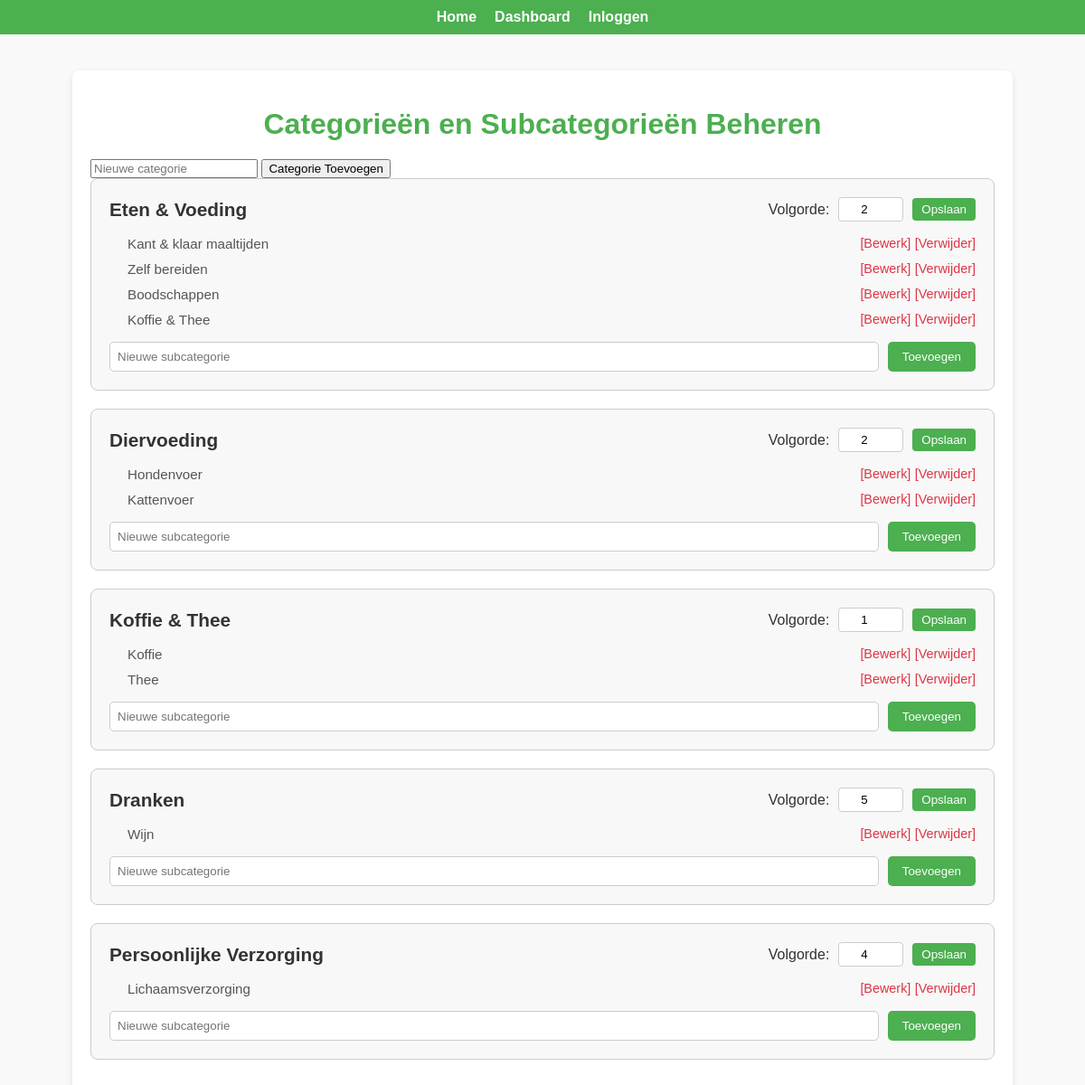
Page /categorieen on the earlier database version.
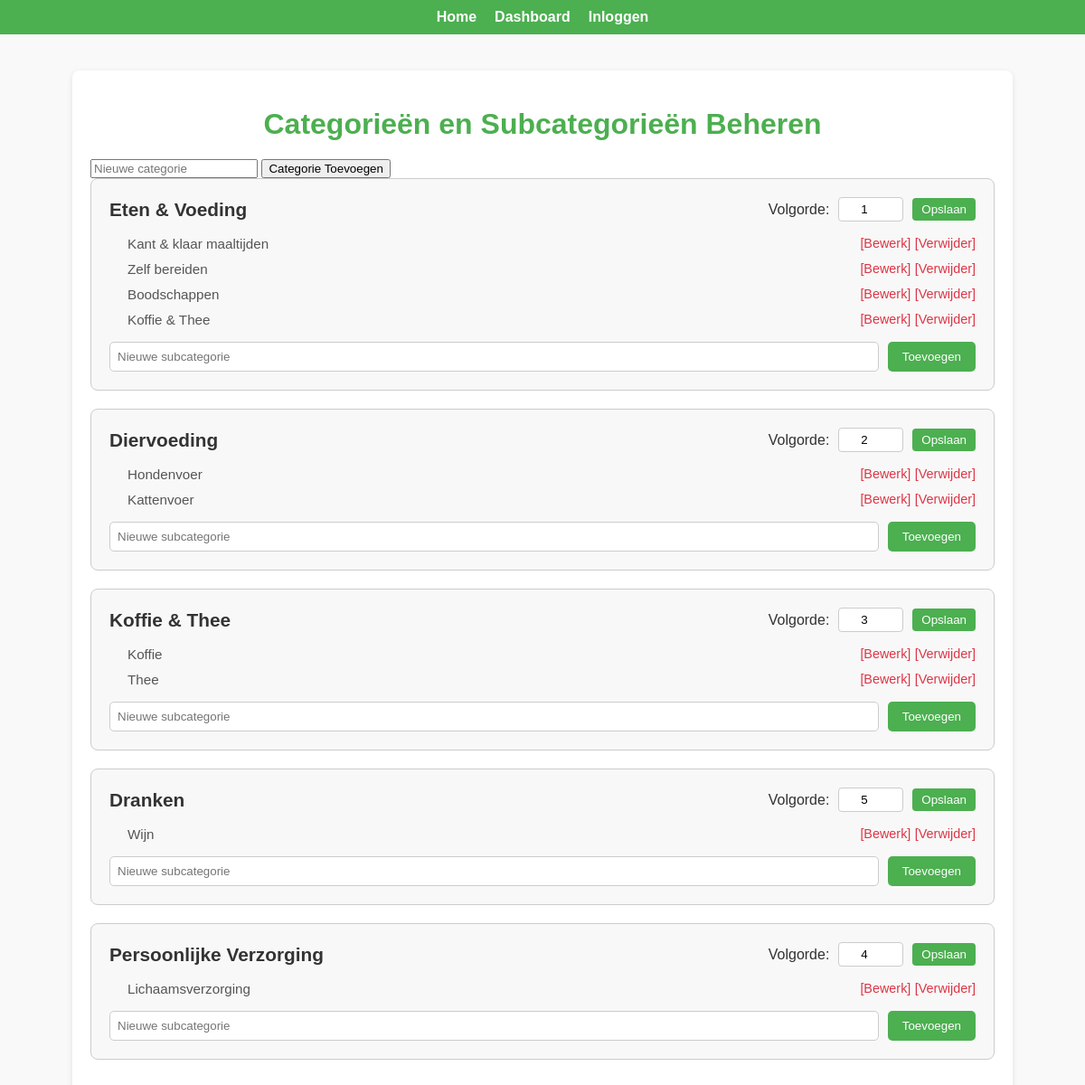
Same page on the later database version.
### app.py (models this page shows)
class Categorie(db.Model):
    id = db.Column(db.Integer, primary_key=True)
    naam = db.Column(db.String(100), nullable=False, unique=True)
    volgorde = db.Column(db.Integer, nullable=False, default=0)
    subcategorieën = db.relationship('Subcategorie', backref='categorie', lazy=True)

### app.py (the view, shortened to what this page needs)
@app.route('/categorieen', methods=['GET', 'POST'])
def categorieen():
    categorieen = Categorie.query.all()
    return render_template('categorieen_beheren.html', categorieen=categorieen)

### templates/categorieen_beheren.html (shortened to what this page needs)
<!DOCTYPE html>
<html lang="nl">
<head>
    <link rel="stylesheet" href="styles.css">
</head>
<body>
    <nav>
        <ul>
            <li><a href="{{ url_for('index') }}">Home</a></li>
            <li><a href="{{ url_for('admin_dashboard') }}">Dashboard</a></li>
            {% if current_user.is_authenticated %}
                <li><a href="{{ url_for('logout') }}">Uitloggen</a></li>
            {% else %}
                <li><a href="{{ url_for('login') }}">Inloggen</a></li>
            {% endif %}
        </ul>
    </nav>
    <div class="container">
        <h1>Categorieën en Subcategorieën Beheren</h1>
        <form method="POST" class="form-container">
            <input type="text" name="categorie_naam" placeholder="Nieuwe categorie" required>
            <button type="submit">Categorie Toevoegen</button>
        </form>
        {% for categorie in categorieen %}
        <div class="categorie">
            <div class="categorie-header">
                <h2>{{ categorie.naam }}</h2>
                <form method="POST" action="{{ url_for('update_categorie_volgorde', id=categorie.id) }}">
                    <label for="volgorde">Volgorde:</label>
                    <input type="number" name="volgorde" value="{{ categorie.volgorde }}" min="1" required>
                    <button type="submit">Opslaan</button>
                </form>
            </div>
            <ul class="subcategorie-list">
                {% for subcategorie in categorie.subcategorieën %}
                <li>
                    <span>{{ subcategorie.naam }}</span>
                    <div>
                        <a href="{{ url_for('bewerk_subcategorie', id=subcategorie.id) }}">[Bewerk]</a>
                        <a href="{{ url_for('verwijder_subcategorie', id=subcategorie.id) }}" onclick="return confirm('Weet je zeker dat je deze subcategorie wilt verwijderen?')">[Verwijder]</a>
                    </div>
                </li>
                {% endfor %}
            </ul>
            <form method="POST" class="subcategorie-form">
                <input type="text" name="subcategorie_naam" placeholder="Nieuwe subcategorie" required>
                <button type="submit">Toevoegen</button>
            </form>
        </div>
        {% endfor %}
    </div>
</body>
</html>

Differences in the rows shown:
changed Categorie "Eten & Voeding": volgorde "2" → "1"
changed Categorie "Koffie & Thee": volgorde "1" → "3"
